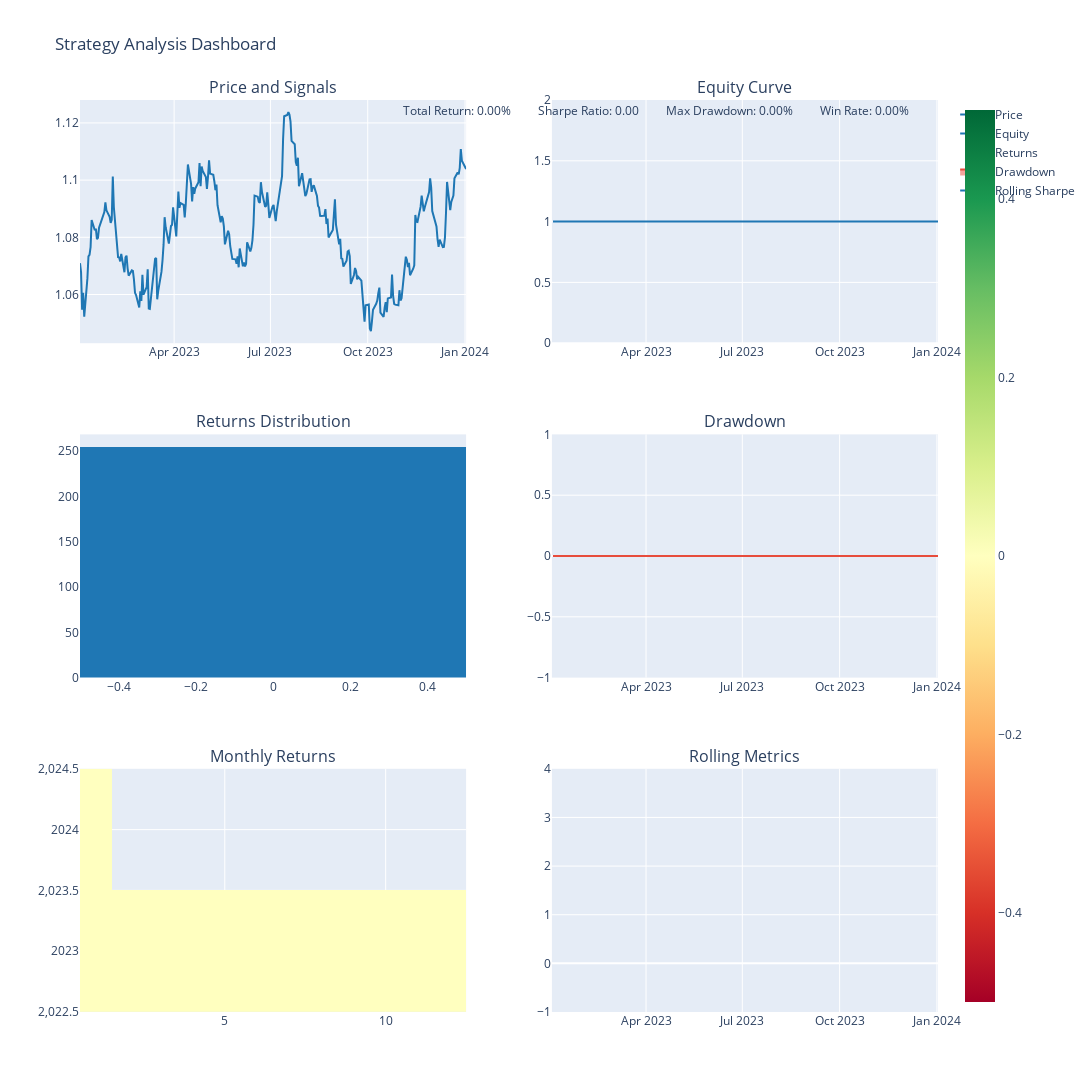

Write notebook code for a chart like this one.
### Code cell
# %% [markdown]
# # Trading Strategy Analysis System

# %% [markdown]
# ## 1. Import Required Libraries and Modules

# %%
# Standard library imports
from typing import Dict, List, Optional, Tuple
from datetime import datetime, timedelta
import warnings
warnings.filterwarnings('ignore')

# Data analysis imports
import pandas as pd
import numpy as np
import yfinance as yf

# Visualization imports
import matplotlib.pyplot as plt
import seaborn as sns
plt.style.use('seaborn')

# Local module imports
from strategies.bollinger_bounce import BollingerBounceStrategy
from strategies.moving_average_cross import MovingAverageCrossStrategy
from strategies.support_resistance import SupportResistanceStrategy

from utils.data_processor import DataProcessor
from utils.performance_metrics import PerformanceAnalyzer
from utils.risk_manager import RiskManager
from utils.visualizer import Visualizer
from utils.report_generator import ReportGenerator

# %% [markdown]
# ## 2. Configuration and Settings

# %%
# Trading parameters
INITIAL_CAPITAL = 100000
START_DATE = "2023-01-01"
END_DATE = "2024-01-03"
SYMBOLS = ["EURUSD=X", "GBPUSD=X", "USDJPY=X"]

# Strategy parameters
STRATEGY_CONFIGS = {
    'bollinger_bounce': {
        'bb_period': 20,
        'bb_std': 2.0,
        'squeeze_factor': 0.8,
        'rsi_period': 14
    },
    'moving_average_cross': {
        'fast_period': 10,
        'slow_period': 30,
        'exit_bars': 5
    },
    'support_resistance': {
        'window': 20,
        'threshold': 0.02,
        'touch_count': 3
    }
}

# Risk parameters
RISK_PARAMS = {
    'max_position_size': 0.02,
    'max_portfolio_risk': 0.02,
    'max_correlation': 0.7,
    'max_drawdown': 0.20
}
# %% [markdown]
# ## 3. System Components Initialization

# %%
# %% [markdown]
# ## 3. System Components Initialization

# %%
class TradingSystem:
    """Main trading system interface"""
    
    def __init__(self, initial_capital: float = 100000):
        """Initialize trading system components"""
        self.initial_capital = initial_capital
        
        # Initialize components
        self.data_processor = DataProcessor()
        self.risk_manager = RiskManager(**RISK_PARAMS)
        self.performance_analyzer = PerformanceAnalyzer()
        self.visualizer = Visualizer()
        self.report_generator = ReportGenerator()
        
        # Initialize strategies with configurations
        self.strategies = {
            'bollinger_bounce': BollingerBounceStrategy(**STRATEGY_CONFIGS['bollinger_bounce']),
            'moving_average_cross': MovingAverageCrossStrategy(**STRATEGY_CONFIGS['moving_average_cross']),
            'support_resistance': SupportResistanceStrategy(**STRATEGY_CONFIGS['support_resistance'])
        }
        
        self.results = {}
    
    def run_backtest(self, 
                    symbol: str,
                    strategy_name: str,
                    start_date: str,
                    end_date: str) -> Dict[str, any]:
        """
        Run backtest for a single symbol and strategy
        
        Parameters:
        -----------
        symbol : str
            Trading symbol (e.g., 'EURUSD=X')
        strategy_name : str
            Name of strategy to use
        start_date : str
            Start date for backtest
        end_date : str
            End date for backtest
            
        Returns:
        --------
        Dict[str, any]
            Dictionary containing backtest results
        """
        print(f"\nRunning backtest for {symbol} using {strategy_name} strategy...")
        
        # Load and process data
        data = self.data_processor.load_data(symbol, start_date, end_date)
        
        # Generate signals
        strategy = self.strategies[strategy_name]
        data = strategy.generate_signals(data)
        
        # Apply risk management
        data = self.risk_manager.apply_position_sizing(data, self.initial_capital)
        
        # Calculate performance metrics
        metrics = self.performance_analyzer.calculate_metrics(data)
        
        # Generate visualizations
        figures = self.visualizer.create_strategy_dashboard(data, metrics)
        
        # Generate report
        report = self.report_generator.generate_report(
            df=data,
            metrics=metrics,
            figures=figures,
            strategy_name=strategy_name,
            symbol=symbol
        )
        
        return {
            'data': data,
            'metrics': metrics,
            'figures': figures,
            'report': report
        }
    
    def optimize_strategy(self,
                         symbol: str,
                         strategy_name: str,
                         param_ranges: Dict[str, any]) -> Dict[str, any]:
        """
        Optimize strategy parameters
        
        Parameters:
        -----------
        symbol : str
            Trading symbol
        strategy_name : str
            Strategy to optimize
        param_ranges : Dict[str, any]
            Parameter ranges for optimization
            
        Returns:
        --------
        Dict[str, any]
            Optimization results
        """
        data = self.data_processor.load_data(symbol, START_DATE, END_DATE)
        strategy = self.strategies[strategy_name]
        
        return strategy.optimize_parameters(data, param_ranges)

# Initialize trading system
system = TradingSystem(INITIAL_CAPITAL)

# %% [markdown]
# ## 4. Run Backtests

# %%
# Run backtests for each symbol and strategy
results = {}

for symbol in SYMBOLS:
    results[symbol] = {}
    for strategy_name in system.strategies.keys():
        results[symbol][strategy_name] = system.run_backtest(
            symbol=symbol,
            strategy_name=strategy_name,
            start_date=START_DATE,
            end_date=END_DATE
        )

# %% [markdown]
# ## 5. Performance Analysis

# %%
def analyze_results(results: Dict) -> pd.DataFrame:
    """Analyze and compare strategy performance"""
    performance_data = []
    
    for symbol in results:
        for strategy in results[symbol]:
            metrics = results[symbol][strategy]['metrics']
            
            performance_data.append({
                'Symbol': symbol,
                'Strategy': strategy,
                'Total Return': metrics['Total_Return'],
                'Sharpe Ratio': metrics['Sharpe_Ratio'],
                'Max Drawdown': metrics['Max_Drawdown'],
                'Win Rate': metrics['Win_Rate']
            })
    
    return pd.DataFrame(performance_data)

# Generate performance summary
performance_summary = analyze_results(results)
print("\nPerformance Summary:")
print(performance_summary)

# %% [markdown]
# ## 6. Visualization

# %%
# Plot comparative performance
plt.figure(figsize=(15, 10))

for symbol in results:
    for strategy in results[symbol]:
        data = results[symbol][strategy]['data']
        returns = (1 + data['Strategy_Returns']).cumprod()
        plt.plot(returns.index, returns, 
                label=f'{symbol} - {strategy}')

plt.title('Comparative Strategy Performance')
plt.xlabel('Date')
plt.ylabel('Cumulative Returns')
plt.legend()
plt.grid(True)
plt.show()

# %% [markdown]
# ## 7. Strategy Optimization Example

# %%
# Optimize Bollinger Bounce strategy for EURUSD
param_ranges = {
    'bb_period': range(10, 31, 5),
    'bb_std': [1.5, 2.0, 2.5],
    'squeeze_factor': [0.6, 0.7, 0.8, 0.9]
}

optimization_results = system.optimize_strategy(
    symbol="EURUSD=X",
    strategy_name="bollinger_bounce",
    param_ranges=param_ranges
)

print("\nOptimization Results:")
print(f"Best Parameters: {optimization_results['best_parameters']}")
print(f"Best Sharpe Ratio: {optimization_results['best_sharpe']:.2f}")

# %% [markdown]
# ## 8. Generate Reports

# %%
# Generate and save reports for each backtest
for symbol in results:
    for strategy in results[symbol]:
        result = results[symbol][strategy]
        
        # Save HTML report
        filename = f"report_{symbol}_{strategy}.html"
        system.report_generator.save_report(
            result['report'],
            filename
        )
        
        # Generate PDF report
        pdf_filename = f"report_{symbol}_{strategy}.pdf"
        system.report_generator.generate_pdf_report(
            result['data'],
            result['metrics'],
            pdf_filename
        )

print("\nReports generated successfully!")

# %% [markdown]
# ## 9. Risk Analysis

# %%
def analyze_risk_metrics(results: Dict) -> pd.DataFrame:
    """Analyze risk metrics across strategies"""
    risk_data = []
    
    for symbol in results:
        for strategy in results[symbol]:
            data = results[symbol][strategy]['data']
            risk_metrics = system.risk_manager.calculate_risk_metrics(data)
            
            risk_data.append({
                'Symbol': symbol,
                'Strategy': strategy,
                'Current Risk Exposure': risk_metrics['Current_Risk_Exposure'],
                'Max Position Size': risk_metrics['Max_Position_Size'],
                'Volatility': risk_metrics['Volatility'],
                'VaR (95%)': risk_metrics['VaR_95']
            })
    
    return pd.DataFrame(risk_data)

# Generate risk analysis
risk_analysis = analyze_risk_metrics(results)
print("\nRisk Analysis:")
print(risk_analysis)

# %% [markdown]
# ## 10. Save Results

# %%
# Save performance and risk analysis to Excel
with pd.ExcelWriter('backtest_results.xlsx') as writer:
    performance_summary.to_excel(writer, sheet_name='Performance', index=False)
    risk_analysis.to_excel(writer, sheet_name='Risk', index=False)

print("\nResults saved to backtest_results.xlsx")

### Figure 1 — Plotly figure (JSON) as saved in the notebook; plotly's stock layout.template omitted (floating-point values rounded to 4 significant figures; data arrays with more than 128 entries replaced by an {"elided": "..."} marker saying what was removed)
{"data": [{"line": {"color": "#1f77b4"}, "name": "Price", "type": "scatter", "x": {"elided": "256 str values"}, "xaxis": "x", "y": {"elided": "256 float values"}, "yaxis": "y"}, {"marker": {"color": "#2ecc71", "size": 10}, "mode": "markers", "name": "Buy", "type": "scatter", "x": [], "xaxis": "x", "y": [], "yaxis": "y"}, {"marker": {"color": "#e74c3c", "size": 10}, "mode": "markers", "name": "Sell", "type": "scatter", "x": [], "xaxis": "x", "y": [], "yaxis": "y"}, {"line": {"color": "#1f77b4"}, "name": "Equity", "type": "scatter", "x": {"elided": "256 str values"}, "xaxis": "x2", "y": {"elided": "256 int values"}, "yaxis": "y2"}, {"marker": {"color": "#1f77b4"}, "name": "Returns", "nbinsx": 50, "type": "histogram", "x": {"elided": "256 int values"}, "xaxis": "x3", "yaxis": "y3"}, {"fill": "tozeroy", "line": {"color": "#e74c3c"}, "name": "Drawdown", "type": "scatter", "x": {"elided": "256 str values"}, "xaxis": "x4", "y": {"elided": "256 int values"}, "yaxis": "y4"}, {"colorscale": [[0, "rgb(165,0,38)"], [0.1, "rgb(215,48,39)"], [0.2, "rgb(244,109,67)"], [0.3, "rgb(253,174,97)"], [0.4, "rgb(254,224,139)"], [0.5, "rgb(255,255,191)"], [0.6, "rgb(217,239,139)"], [0.7, "rgb(166,217,106)"], [0.8, "rgb(102,189,99)"], [0.9, "rgb(26,152,80)"], [1, "rgb(0,104,55)"]], "type": "heatmap", "x": [1, 2, 3, 4, 5, 6, 7, 8, 9, 10, 11, 12], "xaxis": "x5", "y": [2023, 2024], "yaxis": "y5", "z": [[0, 0, 0, 0, 0, 0, 0, 0, 0, 0, 0, 0], [0, null, null, null, null, null, null, null, null, null, null, null]]}, {"line": {"color": "#1f77b4"}, "name": "Rolling Sharpe", "type": "scatter", "x": {"elided": "256 str values"}, "xaxis": "x6", "y": {"elided": "256 null values"}, "yaxis": "y6"}], "layout": {"annotations": [{"font": {"size": 16}, "showarrow": false, "text": "Price and Signals", "x": 0.225, "xanchor": "center", "xref": "paper", "y": 1, "yanchor": "bottom", "yref": "paper"}, {"font": {"size": 16}, "showarrow": false, "text": "Equity Curve", "x": 0.775, "xanchor": "center", "xref": "paper", "y": 1, "yanchor": "bottom", "yref": "paper"}, {"font": {"size": 16}, "showarrow": false, "text": "Returns Distribution", "x": 0.225, "xanchor": "center", "xref": "paper", "y": 0.6333, "yanchor": "bottom", "yref": "paper"}, {"font": {"size": 16}, "showarrow": false, "text": "Drawdown", "x": 0.775, "xanchor": "center", "xref": "paper", "y": 0.6333, "yanchor": "bottom", "yref": "paper"}, {"font": {"size": 16}, "showarrow": false, "text": "Monthly Returns", "x": 0.225, "xanchor": "center", "xref": "paper", "y": 0.2667, "yanchor": "bottom", "yref": "paper"}, {"font": {"size": 16}, "showarrow": false, "text": "Rolling Metrics", "x": 0.775, "xanchor": "center", "xref": "paper", "y": 0.2667, "yanchor": "bottom", "yref": "paper"}, {"align": "left", "font": {"size": 12}, "showarrow": false, "text": "\n        Total Return: 0.00%\n        Sharpe Ratio: 0.00\n        Max Drawdown: 0.00%\n        Win Rate: 0.00%\n        ", "x": 1, "xref": "paper", "y": 1, "yref": "paper"}], "height": 1200, "showlegend": true, "title": {"text": "Strategy Analysis Dashboard"}, "width": 1600, "xaxis": {"anchor": "y", "domain": [0, 0.45]}, "xaxis2": {"anchor": "y2", "domain": [0.55, 1]}, "xaxis3": {"anchor": "y3", "domain": [0, 0.45]}, "xaxis4": {"anchor": "y4", "domain": [0.55, 1]}, "xaxis5": {"anchor": "y5", "domain": [0, 0.45]}, "xaxis6": {"anchor": "y6", "domain": [0.55, 1]}, "yaxis": {"anchor": "x", "domain": [0.7333, 1]}, "yaxis2": {"anchor": "x2", "domain": [0.7333, 1]}, "yaxis3": {"anchor": "x3", "domain": [0.3667, 0.6333]}, "yaxis4": {"anchor": "x4", "domain": [0.3667, 0.6333]}, "yaxis5": {"anchor": "x5", "domain": [0, 0.2667]}, "yaxis6": {"anchor": "x6", "domain": [0, 0.2667]}}}
